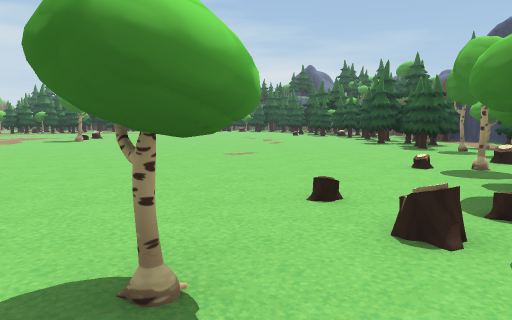
view 1 (above)

24 first-person views from a walk through a 3-D level made in the Unity game engine. The camera is 1.2 m above the floor, tilts 6° down and sees 70° across. The floor is counted in squares, 2 m on a side. Each view is taken from the middle of a square. On the plan, view 1 faces up. The plan holds only what a view shows up to about 10 squares ahead; the rest is blank. The place goes on beyond the plan. The player is left out.

view 2
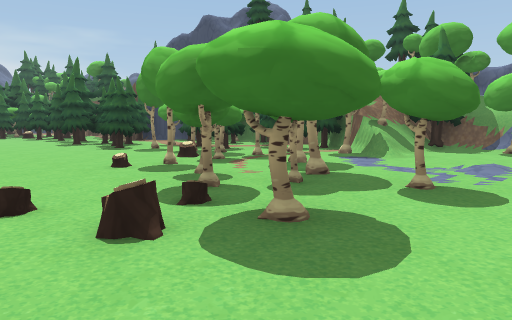

view 3
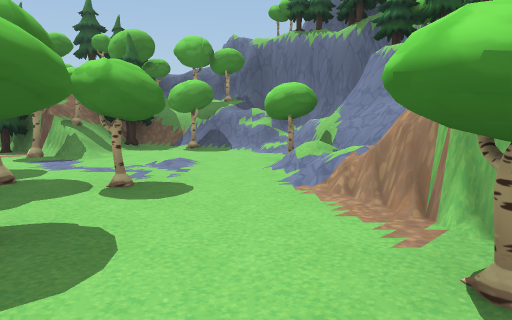

view 4
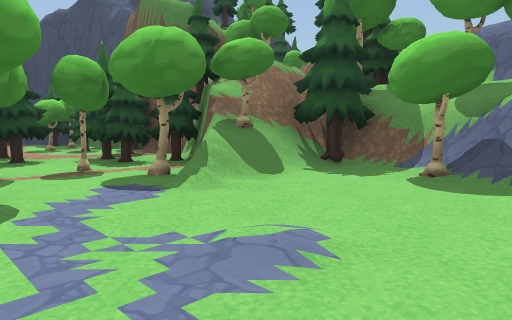

view 5
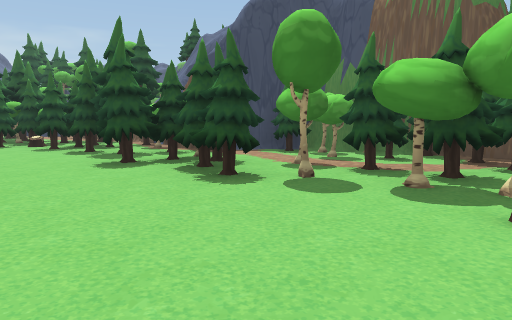

view 6
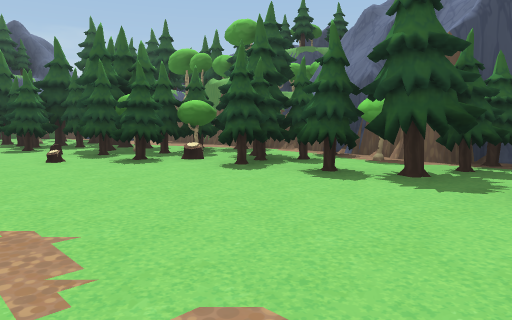

view 7
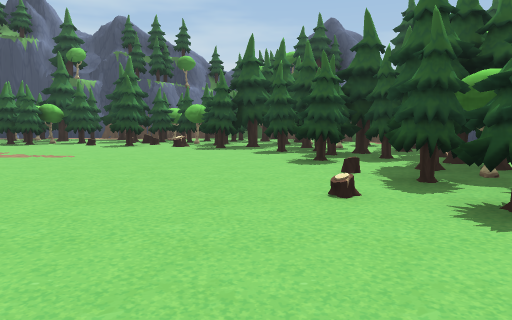

view 8
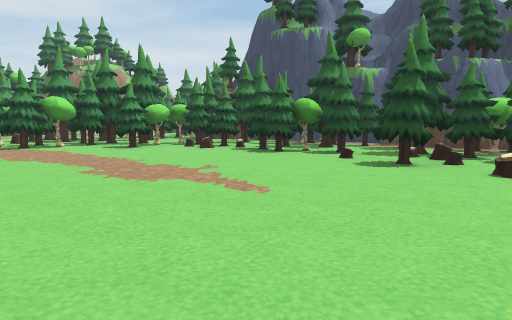

view 9
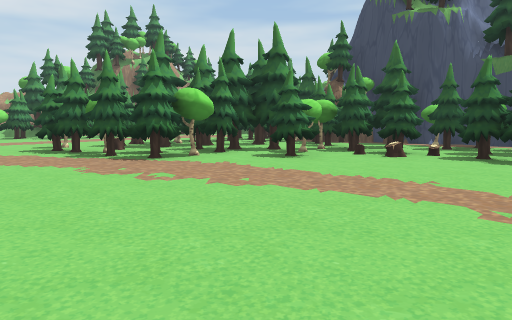

view 10
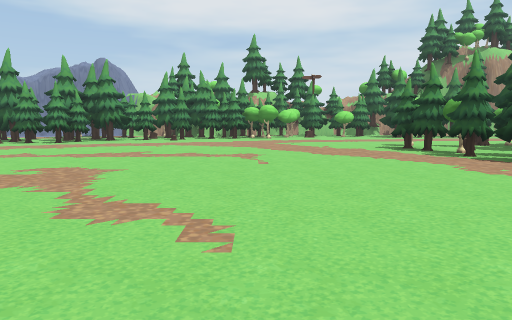

view 11
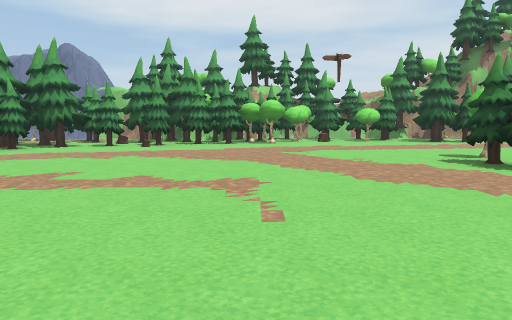

view 12
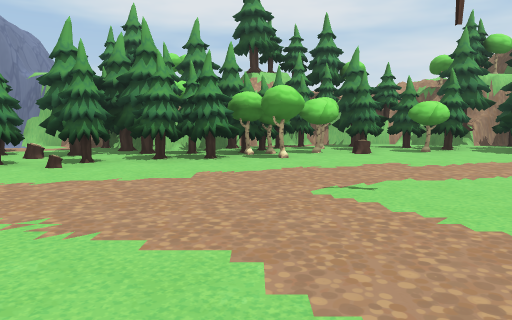

view 13
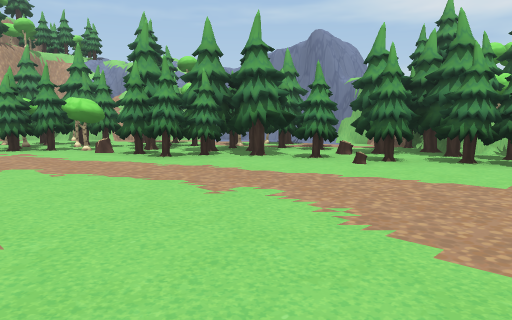

view 14
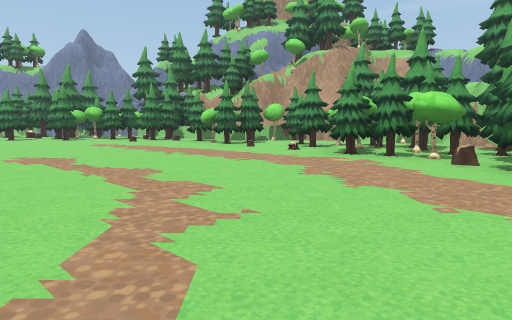

view 15
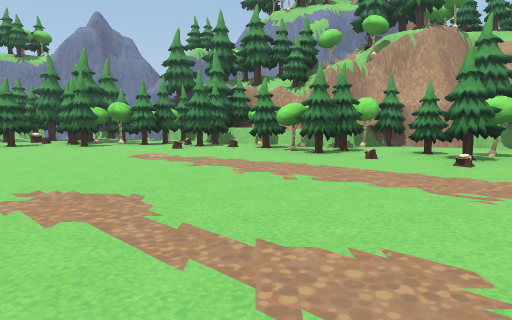

view 16
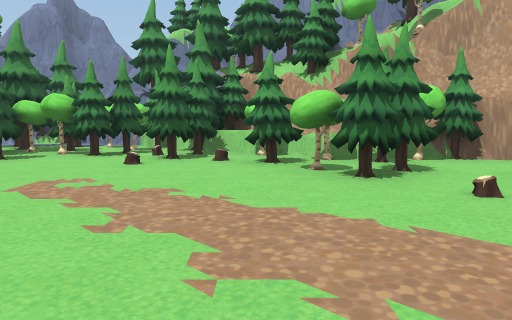

view 17
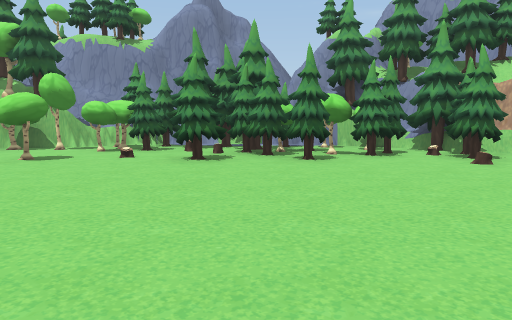

view 18
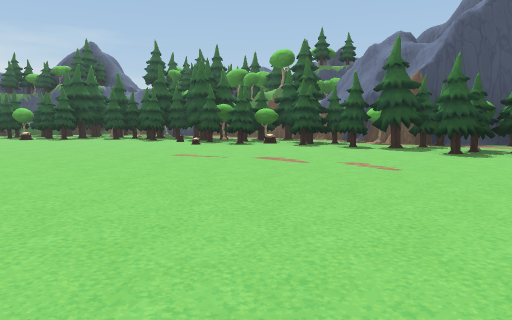

view 19
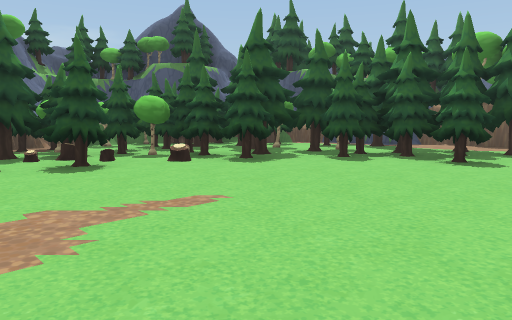

view 20
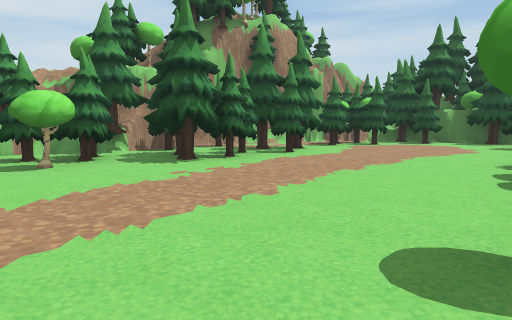

view 21
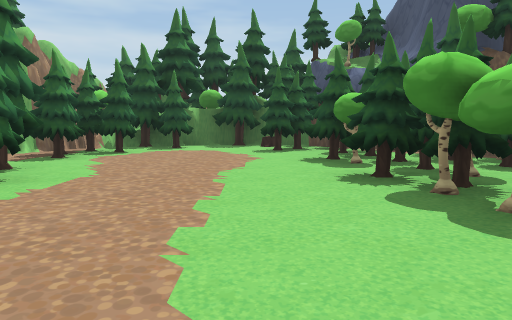

view 22
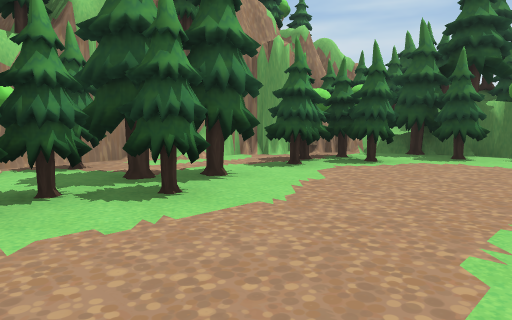

view 23
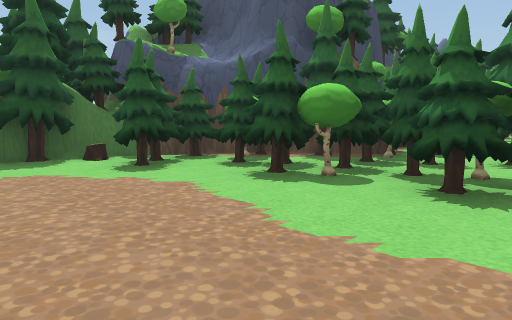

view 24
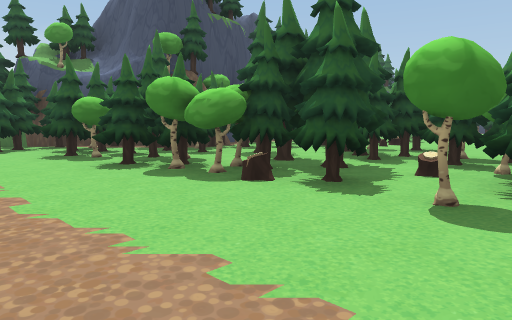

### Floor plan
Key: @ floor where view 1 was taken; # wall or solid block; . floor; / step, stairs or slope; ^ raised ledge; T thing the floor can be seen under or through; O other object.
Columns run from 21 left of view 1 to 10 right of it. Each row starts with its distance up from view 1.
 30   OOO OO
 29  #O^O#OO
 28   OO#OOO###
 27  ##OO.OOOO#   ##     #
 26  #OOO...OOO  O# O######O
 25  #OO...OOOOOOOOOOOO##OOOO
 24 ##OO....OOOOOOOOOOOOOOOOO
 23 #OOO...O# OO#OOOOO..#OOO#O
 22 ##OO....OOOOO#.....O OOO#O
 21 #OOO....OOOOOO.......OOO#OO#
 20 #OOO....OOOO#..........OOOO#
 19 #OO.....#O#OO..........OOOO#
 18 #OO#....OO.............OOOO#
 17 OOO#...................OO#O#
 16 OOO#....................OOO##
 15  #OO#..................OOOO#
 14 O^OOO............ ......OOOO
 13   OOO...........  .......O##
 12   OOOO........    .......OO##
 11  # OOO.......    ........OOO#
 10  #OOOOO...... ..........OO####
  9  #OOOOOO.................OO###
  8    O#OOO.................O##O#
  7    OO O#..................OOOO
  6       O#O................#OOO#
  5     OOOOOO...............##OO#
  4     ##OO#O.................#####
  3      # O#OOO.......... TT..//OO#
  2       ### O#O.........TTT.....##
  1        #####OO..OOO..T.TT./..###
  0           ###OOO#O.O#@..../..#
 -1             #OO#OOOO#####/####
 -2             ####OOOO## #  ##
 -3                ##O ##

Positions as (right, up) in squares from view 1, and headings:
1: (0, 0), facing up
2: (0, 0), facing up-right
3: (0, 0), facing right
4: (4, 0), facing up-right
5: (1, 5), facing up-right
6: (0, 10), facing up-right
7: (1, 13), facing up
8: (0, 17), facing up-left
9: (-4, 16), facing up-left
10: (-4, 15), facing left
11: (-7, 15), facing left
12: (-11, 15), facing left
13: (-11, 15), facing down-left
14: (-11, 13), facing down
15: (-9, 10), facing down
16: (-9, 7), facing down
17: (-4, 7), facing down
18: (-4, 8), facing up-right
19: (-4, 17), facing up-right
20: (-13, 17), facing up-left
21: (-15, 19), facing up
22: (-15, 21), facing up-left
23: (-17, 22), facing up-right
24: (-16, 18), facing up-right
